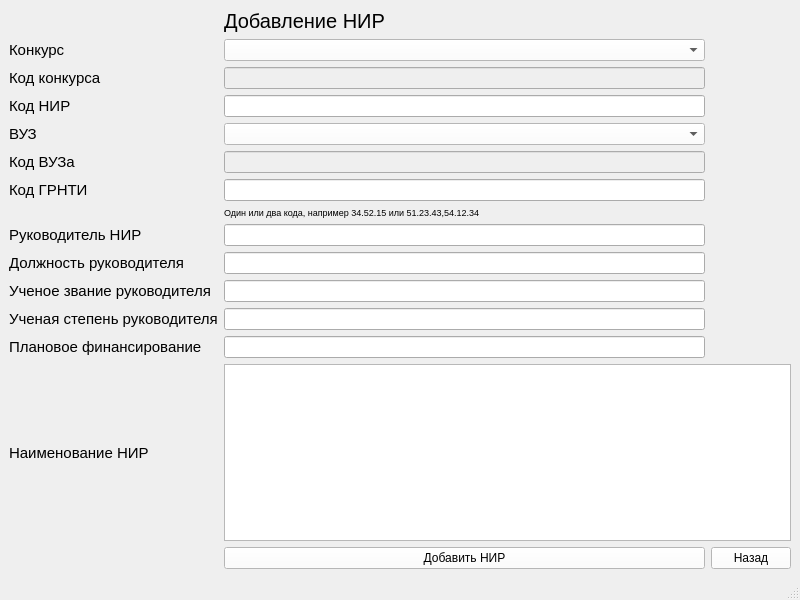
<?xml version="1.0" encoding="UTF-8"?>
<ui version="4.0">
 <class>MainWindow</class>
 <widget class="QMainWindow" name="MainWindow">
  <property name="geometry">
   <rect>
    <x>0</x>
    <y>0</y>
    <width>800</width>
    <height>600</height>
   </rect>
  </property>
  <property name="windowTitle">
   <string>Редактирование НИР</string>
  </property>
  <property name="windowIcon">
   <iconset>
    <normaloff>../png/Верблюд.png</normaloff>../png/Верблюд.png</iconset>
  </property>
  <widget class="QWidget" name="centralwidget">
   <layout class="QGridLayout" name="gridLayout_2">
    <item row="0" column="0">
     <layout class="QGridLayout" name="gridLayout">
      <item row="8" column="0">
       <widget class="QLabel" name="label_7">
        <property name="font">
         <font>
          <pointsize>11</pointsize>
         </font>
        </property>
        <property name="styleSheet">
         <string notr="true">color: rgb(0, 0, 0);
</string>
        </property>
        <property name="text">
         <string>Руководитель НИР</string>
        </property>
       </widget>
      </item>
      <item row="0" column="1">
       <widget class="QLabel" name="mainLabel">
        <property name="maximumSize">
         <size>
          <width>400</width>
          <height>70</height>
         </size>
        </property>
        <property name="font">
         <font>
          <pointsize>15</pointsize>
         </font>
        </property>
        <property name="styleSheet">
         <string notr="true">color: rgb(0, 0, 0);
</string>
        </property>
        <property name="text">
         <string>Добавление НИР</string>
        </property>
       </widget>
      </item>
      <item row="5" column="1">
       <widget class="QLineEdit" name="vuzcodLine">
        <property name="enabled">
         <bool>false</bool>
        </property>
        <property name="font">
         <font>
          <weight>50</weight>
          <italic>false</italic>
          <bold>false</bold>
          <underline>false</underline>
          <strikeout>false</strikeout>
         </font>
        </property>
        <property name="tabletTracking">
         <bool>false</bool>
        </property>
        <property name="readOnly">
         <bool>false</bool>
        </property>
        <property name="clearButtonEnabled">
         <bool>false</bool>
        </property>
       </widget>
      </item>
      <item row="6" column="1">
       <widget class="QLineEdit" name="codGRNTILine"/>
      </item>
      <item row="8" column="1">
       <widget class="QLineEdit" name="rukLine"/>
      </item>
      <item row="6" column="0">
       <widget class="QLabel" name="label_6">
        <property name="font">
         <font>
          <pointsize>11</pointsize>
         </font>
        </property>
        <property name="styleSheet">
         <string notr="true">color: rgb(0, 0, 0);
</string>
        </property>
        <property name="text">
         <string>Код ГРНТИ</string>
        </property>
       </widget>
      </item>
      <item row="3" column="0">
       <widget class="QLabel" name="label_3">
        <property name="font">
         <font>
          <pointsize>11</pointsize>
         </font>
        </property>
        <property name="styleSheet">
         <string notr="true">color: rgb(0, 0, 0);
</string>
        </property>
        <property name="text">
         <string>Код НИР</string>
        </property>
       </widget>
      </item>
      <item row="2" column="0">
       <widget class="QLabel" name="label_2">
        <property name="font">
         <font>
          <pointsize>11</pointsize>
         </font>
        </property>
        <property name="styleSheet">
         <string notr="true">color: rgb(0, 0, 0);
</string>
        </property>
        <property name="text">
         <string>Код конкурса</string>
        </property>
       </widget>
      </item>
      <item row="4" column="0">
       <widget class="QLabel" name="label_4">
        <property name="font">
         <font>
          <pointsize>11</pointsize>
         </font>
        </property>
        <property name="styleSheet">
         <string notr="true">color: rgb(0, 0, 0);
</string>
        </property>
        <property name="text">
         <string>ВУЗ</string>
        </property>
       </widget>
      </item>
      <item row="3" column="1">
       <widget class="QLineEdit" name="codnir">
        <property name="styleSheet">
         <string notr="true"/>
        </property>
       </widget>
      </item>
      <item row="1" column="0">
       <widget class="QLabel" name="label_14">
        <property name="font">
         <font>
          <pointsize>11</pointsize>
         </font>
        </property>
        <property name="styleSheet">
         <string notr="true">color: rgb(0, 0, 0);
</string>
        </property>
        <property name="text">
         <string>Конкурс</string>
        </property>
       </widget>
      </item>
      <item row="11" column="0">
       <widget class="QLabel" name="label_10">
        <property name="font">
         <font>
          <pointsize>11</pointsize>
         </font>
        </property>
        <property name="styleSheet">
         <string notr="true">color: rgb(0, 0, 0);
</string>
        </property>
        <property name="text">
         <string>Ученая степень руководителя</string>
        </property>
       </widget>
      </item>
      <item row="4" column="1">
       <widget class="QComboBox" name="vuzCombo">
        <property name="styleSheet">
         <string notr="true">
background-color: rgb(255, 255, 255);</string>
        </property>
        <property name="editable">
         <bool>false</bool>
        </property>
        <property name="maxVisibleItems">
         <number>10</number>
        </property>
       </widget>
      </item>
      <item row="2" column="1">
       <widget class="QLineEdit" name="codkonkLine">
        <property name="enabled">
         <bool>false</bool>
        </property>
       </widget>
      </item>
      <item row="5" column="0">
       <widget class="QLabel" name="label_5">
        <property name="font">
         <font>
          <pointsize>11</pointsize>
         </font>
        </property>
        <property name="styleSheet">
         <string notr="true">color: rgb(0, 0, 0);
</string>
        </property>
        <property name="text">
         <string>Код ВУЗа</string>
        </property>
       </widget>
      </item>
      <item row="9" column="1">
       <widget class="QLineEdit" name="dolzhLine"/>
      </item>
      <item row="10" column="0">
       <widget class="QLabel" name="label_9">
        <property name="maximumSize">
         <size>
          <width>600</width>
          <height>100</height>
         </size>
        </property>
        <property name="font">
         <font>
          <pointsize>11</pointsize>
         </font>
        </property>
        <property name="styleSheet">
         <string notr="true">color: rgb(0, 0, 0);
</string>
        </property>
        <property name="text">
         <string>Ученое звание руководителя</string>
        </property>
       </widget>
      </item>
      <item row="10" column="1">
       <widget class="QLineEdit" name="scienceZvanLine"/>
      </item>
      <item row="12" column="0">
       <widget class="QLabel" name="label_11">
        <property name="font">
         <font>
          <pointsize>11</pointsize>
         </font>
        </property>
        <property name="styleSheet">
         <string notr="true">color: rgb(0, 0, 0);
</string>
        </property>
        <property name="text">
         <string>Плановое финансирование</string>
        </property>
       </widget>
      </item>
      <item row="9" column="0">
       <widget class="QLabel" name="label_8">
        <property name="font">
         <font>
          <pointsize>11</pointsize>
         </font>
        </property>
        <property name="styleSheet">
         <string notr="true">color: rgb(0, 0, 0);
</string>
        </property>
        <property name="text">
         <string>Должность руководителя</string>
        </property>
       </widget>
      </item>
      <item row="13" column="0">
       <widget class="QLabel" name="label_12">
        <property name="font">
         <font>
          <pointsize>11</pointsize>
         </font>
        </property>
        <property name="styleSheet">
         <string notr="true">color: rgb(0, 0, 0);
</string>
        </property>
        <property name="text">
         <string>Наименование НИР</string>
        </property>
       </widget>
      </item>
      <item row="14" column="2">
       <widget class="QPushButton" name="backBtn">
        <property name="font">
         <font>
          <pointsize>9</pointsize>
         </font>
        </property>
        <property name="styleSheet">
         <string notr="true">color: rgb(0, 0, 0);
background-color: rgb(255, 255, 255);</string>
        </property>
        <property name="text">
         <string>Назад</string>
        </property>
       </widget>
      </item>
      <item row="11" column="1">
       <widget class="QLineEdit" name="scienceStepLine"/>
      </item>
      <item row="12" column="1">
       <widget class="QLineEdit" name="finansLine"/>
      </item>
      <item row="14" column="1">
       <widget class="QPushButton" name="saveBtn">
        <property name="font">
         <font>
          <pointsize>9</pointsize>
         </font>
        </property>
        <property name="styleSheet">
         <string notr="true">color: rgb(0, 0, 0);
background-color: rgb(255, 255, 255);</string>
        </property>
        <property name="text">
         <string>Добавить НИР</string>
        </property>
       </widget>
      </item>
      <item row="1" column="1">
       <widget class="QComboBox" name="konkCombo">
        <property name="enabled">
         <bool>true</bool>
        </property>
        <property name="font">
         <font>
          <weight>50</weight>
          <italic>false</italic>
          <bold>false</bold>
          <underline>false</underline>
          <strikeout>false</strikeout>
         </font>
        </property>
        <property name="mouseTracking">
         <bool>false</bool>
        </property>
        <property name="tabletTracking">
         <bool>false</bool>
        </property>
        <property name="acceptDrops">
         <bool>false</bool>
        </property>
        <property name="autoFillBackground">
         <bool>false</bool>
        </property>
        <property name="styleSheet">
         <string notr="true">
background-color: rgb(255, 255, 255);</string>
        </property>
        <property name="editable">
         <bool>false</bool>
        </property>
        <property name="duplicatesEnabled">
         <bool>false</bool>
        </property>
       </widget>
      </item>
      <item row="13" column="1" colspan="2">
       <widget class="QTextEdit" name="nirDescText"/>
      </item>
      <item row="7" column="1">
       <widget class="QLabel" name="label">
        <property name="font">
         <font>
          <pointsize>7</pointsize>
         </font>
        </property>
        <property name="styleSheet">
         <string notr="true">color: rgb(0, 0, 0);
</string>
        </property>
        <property name="text">
         <string>Один или два кода, например 34.52.15 или 51.23.43,54.12.34</string>
        </property>
       </widget>
      </item>
     </layout>
    </item>
   </layout>
  </widget>
  <widget class="QMenuBar" name="menubar">
   <property name="geometry">
    <rect>
     <x>0</x>
     <y>0</y>
     <width>800</width>
     <height>21</height>
    </rect>
   </property>
  </widget>
  <widget class="QStatusBar" name="statusbar"/>
 </widget>
 <tabstops>
  <tabstop>konkCombo</tabstop>
  <tabstop>codkonkLine</tabstop>
  <tabstop>codnir</tabstop>
  <tabstop>vuzCombo</tabstop>
  <tabstop>vuzcodLine</tabstop>
  <tabstop>codGRNTILine</tabstop>
  <tabstop>rukLine</tabstop>
  <tabstop>dolzhLine</tabstop>
  <tabstop>scienceZvanLine</tabstop>
  <tabstop>scienceStepLine</tabstop>
  <tabstop>finansLine</tabstop>
  <tabstop>nirDescText</tabstop>
  <tabstop>saveBtn</tabstop>
  <tabstop>backBtn</tabstop>
 </tabstops>
 <resources/>
 <connections/>
</ui>
